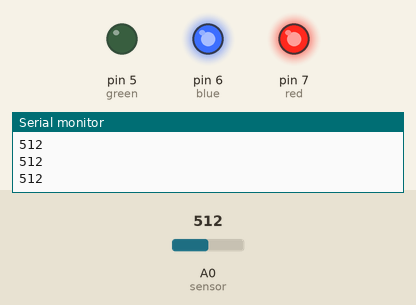
Bench run of a sketch on a simulated Arduino Uno, built with avr-gcc and run on an emulated ATmega328P. Shown: output pins drawn as LEDs (lit = HIGH), the last lines printed to the serial monitor. The test bench sets the inputs (shaded band); at power-on: A0 (sensor) = 512.

Above: at 1.2 s.
1.3 s: A0 (sensor) set to 591
2.8 s: A0 (sensor) set to 608
At 3.8 s:
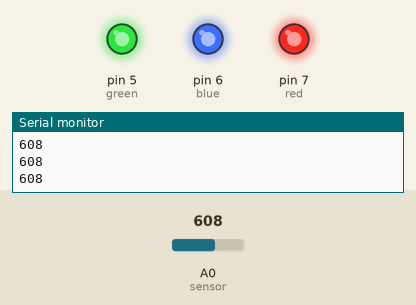
4.3 s: A0 (sensor) set to 290
At 4.9 s:
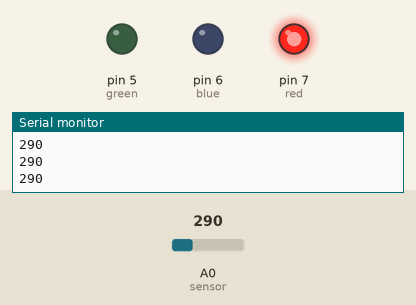
5.8 s: A0 (sensor) set to 312
At 6.1 s:
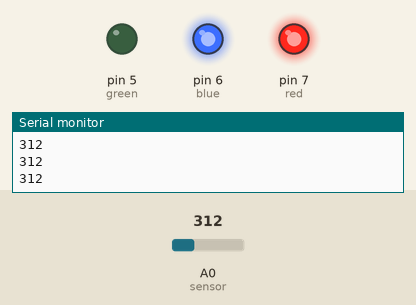
7.3 s: A0 (sensor) set to 122
At 8.4 s:
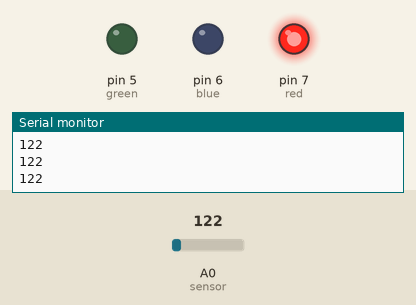
Timing chart, 0 to 9.8 s (numbered marks = the images above; inputs shaded):
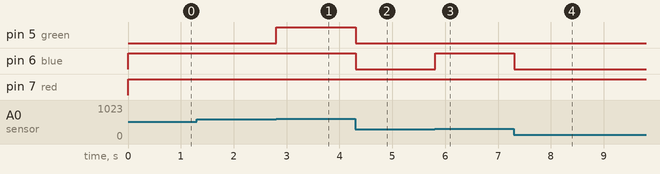

The sketch:

soil_moisture_sensor.ino
```cpp
int sensor=A0,red=7,blue=6,green=5;
void setup() {
 Serial.begin(9600) ; // put your setup code here, to run once:
 pinMode(red,OUTPUT);
 pinMode(blue,OUTPUT);
 pinMode(green,OUTPUT);
}

void loop() {
  int moisture=analogRead(sensor);
  Serial.println(moisture);
  if(moisture>=0 && moisture<=300)
  {
    Red();
  }
  if(moisture >300 &&  moisture<=600)
  {
    Yellow();
  }
  if(moisture>600)
  {
    Green();
  }
  // put your main code here, to run repeatedly:

}
void Red()
{
  digitalWrite(red,HIGH);
  digitalWrite(blue,LOW);
  digitalWrite(green,LOW);

}
void Yellow()
{
  digitalWrite(red,HIGH);
  digitalWrite(blue,HIGH);
  digitalWrite(green,LOW);

}
void Green()
{
  digitalWrite(red,HIGH);
  digitalWrite(blue,HIGH);
  digitalWrite(green,HIGH);

}
```

Measured:
- the behaviour switches between 600 and 601 on A0 (sensor) (found by bisection; images 0 and 1)
- the behaviour switches between 300 and 301 on A0 (sensor) (found by bisection; images 2 and 3)
- after the input at 2.8 s, pin 5 (green): LOW → HIGH at once
- after the input at 4.3 s, pin 5 (green), pin 6 (blue): HIGH → LOW at once
- after the input at 5.8 s, pin 6 (blue): LOW → HIGH at once
- after the input at 7.3 s, pin 6 (blue): HIGH → LOW at once
